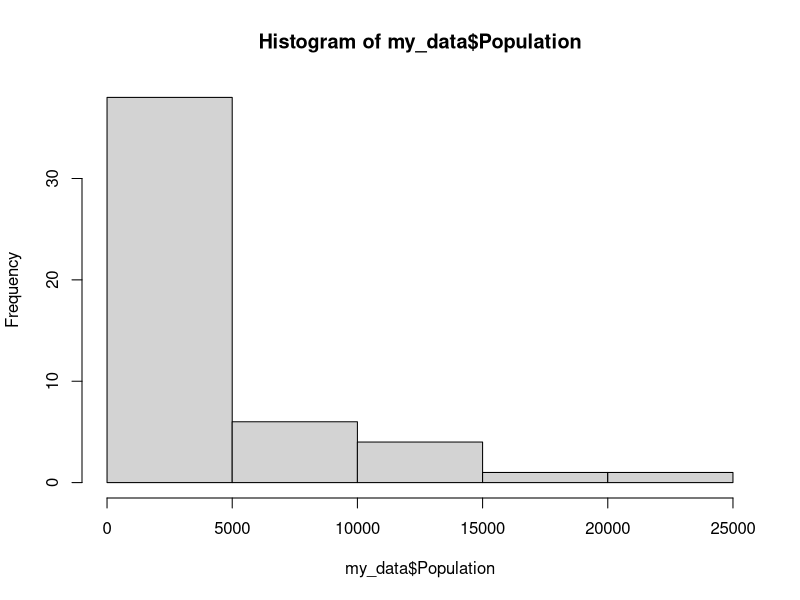
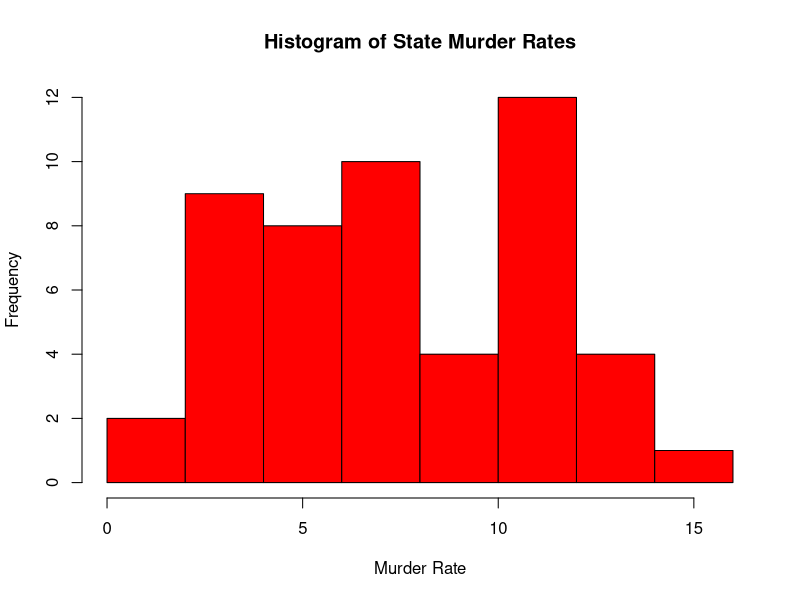
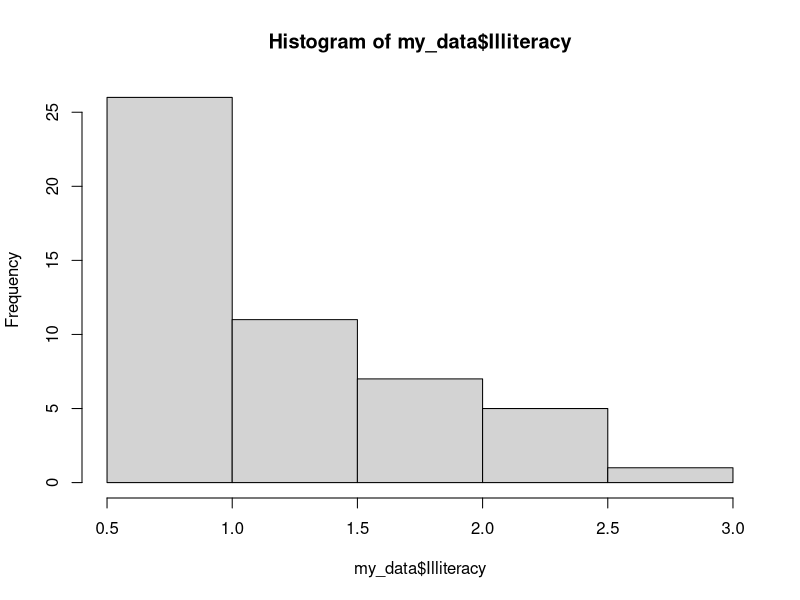
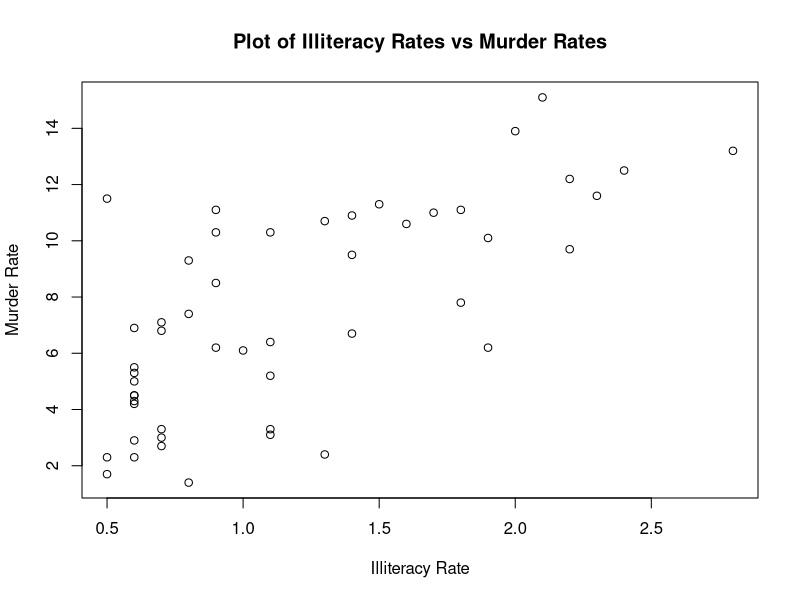
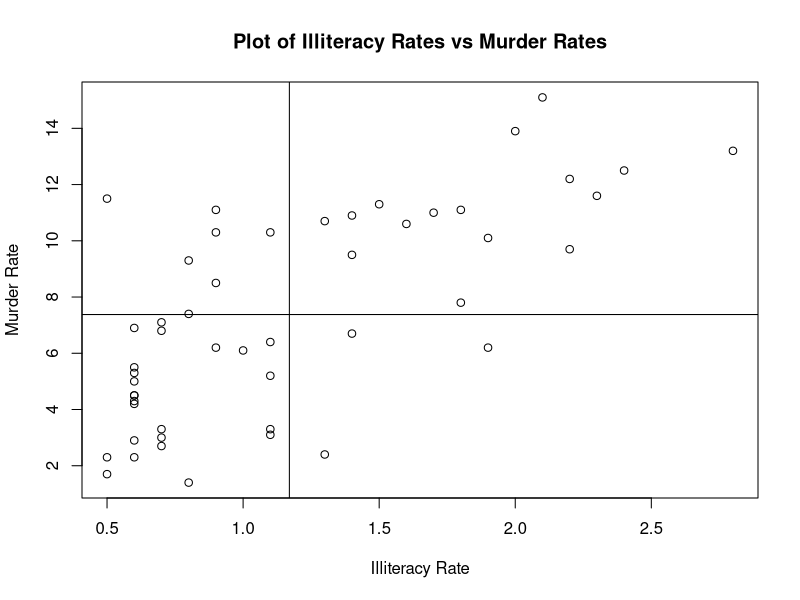
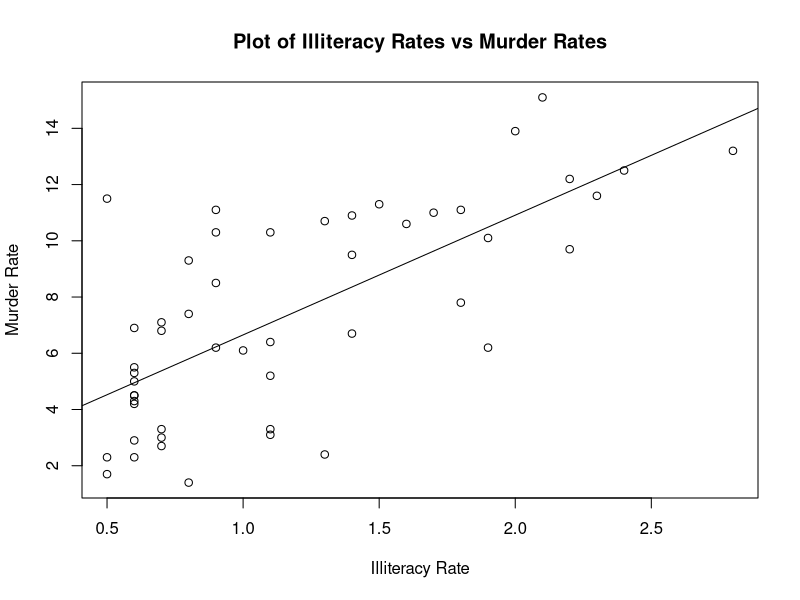
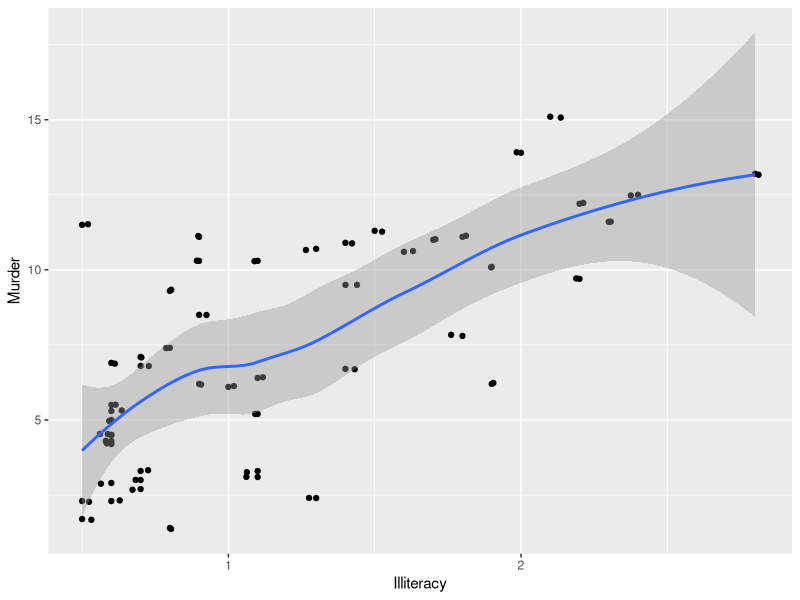

These figures' R source, in order:
## ---- chunk 1

# Loading a built in dataset with state information
my_data <- data.frame(state.x77)

#looking at the first 6 rows of the dataset
head(my_data)

## ---- chunk 2

#histogram of population
hist(my_data$Population)



## ---- chunk 3

#histogram of murder rates, color set by col = 
#main title set by main = , x-axis label set by
#xlab = 
hist(my_data$Murder, col = "red", main = "Histogram of State Murder Rates", xlab = "Murder Rate")


## ---- chunk 4

hist(my_data$Illiteracy)

## ---- chunk 5

#plotting illiteracy on the X-axis, Murder on the y-axis
#The pattern is (x,y) from geometry
#title is main = 
#xlab is x-axis label, ylab is y-axis label
plot(my_data$Illiteracy,my_data$Murder, main = "Plot of Illiteracy Rates vs Murder Rates", xlab = "Illiteracy Rate", ylab = "Murder Rate")

## ---- chunk 6

#plotting illiteracy on the X-axis, Murder on the y-axis
#The pattern is (x,y) from geometry
#title is main = 
#xlab is x-axis label, ylab is y-axis label
plot(my_data$Illiteracy,my_data$Murder, main = "Plot of Illiteracy Rates vs Murder Rates", xlab = "Illiteracy Rate", ylab = "Murder Rate")

#abline is the command to draw a line, v is a vertical line at the point given, I used the mean() function as the value
abline(v = mean(my_data$Illiteracy))

#abline with h is a horizontal line
abline(h = mean(my_data$Murder))

## ---- chunk 7

#plotting illiteracy on the X-axis, Murder on the y-axis
#The pattern is (x,y) from geometry
#title is main = 
#xlab is x-axis label, ylab is y-axis label
plot(my_data$Illiteracy,my_data$Murder, main = "Plot of Illiteracy Rates vs Murder Rates", xlab = "Illiteracy Rate", ylab = "Murder Rate") 

#abline is the command for line     
#lm is the function for a linear regression 
#The Y variable goes before the ~ and the x variable after
abline(lm(my_data$Murder ~ my_data$Illiteracy))
## ---- chunk 8
library(ggplot2)

#creating the ggplot as an object
#specify the dataframe with data =
#x = is the x variable, y = is the y variable
#geom_point() is for data plotted as points
#geom_smooth() tells it to add a smoothing line by the best
#available method
a <- ggplot(data = my_data, aes(x = Illiteracy, 
                                y = Murder)) + 
        geom_point() +
        geom_jitter() +
        geom_smooth()

#print a
a 
